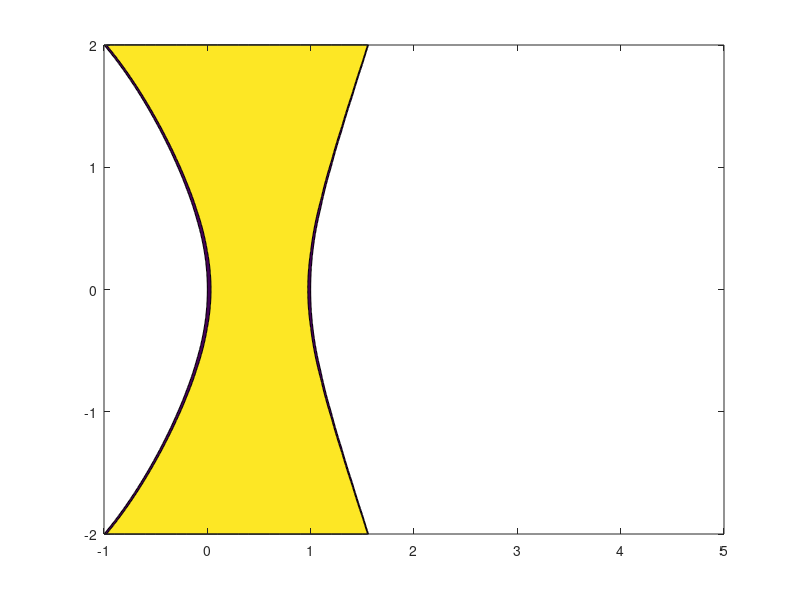

MATLAB code to generate this figure: (Note: this script raises an error after producing the figure.)
function [ ] = EllipticFunction(  )

    X = -1:0.1:5;
    Y = -2:0.01:2;
     
    [X,Y]=meshgrid(X,Y);
    for lambda = -3:0.1:3
        f=@(x,y) y^2 - x*(x - 1)*(x - lambda);
        z=arrayfun(f,X,Y);
        [M,c] = contourf(X,Y,z,[0:0.1:0.1]);
        c.LineWidth = 3;
        axis([-1 5 -2 2])
        drawnow
    end

end

